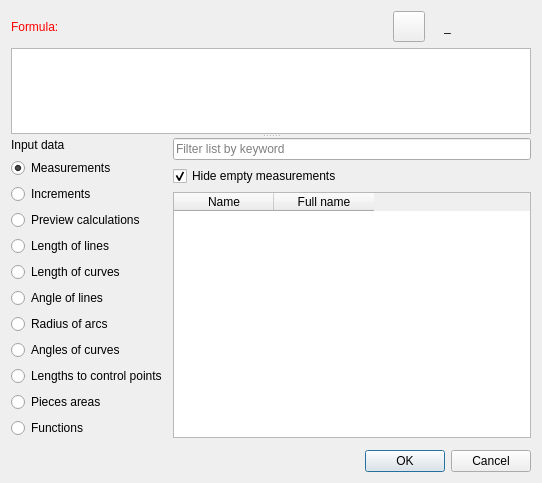
<?xml version="1.0" encoding="UTF-8"?>
<ui version="4.0">
 <class>DialogEditWrongFormula</class>
 <widget class="QDialog" name="DialogEditWrongFormula">
  <property name="windowModality">
   <enum>Qt::WindowModal</enum>
  </property>
  <property name="geometry">
   <rect>
    <x>0</x>
    <y>0</y>
    <width>542</width>
    <height>483</height>
   </rect>
  </property>
  <property name="windowTitle">
   <string>Edit formula</string>
  </property>
  <property name="windowIcon">
   <iconset resource="../../../vmisc/share/resources/icon.qrc">
    <normaloff>:/icon/64x64/icon64x64.png</normaloff>:/icon/64x64/icon64x64.png</iconset>
  </property>
  <property name="modal">
   <bool>true</bool>
  </property>
  <layout class="QVBoxLayout" name="verticalLayout_5">
   <item>
    <layout class="QHBoxLayout" name="horizontalLayout_2">
     <item alignment="Qt::AlignLeft">
      <widget class="QLabel" name="labelEditFormula">
       <property name="sizePolicy">
        <sizepolicy hsizetype="Fixed" vsizetype="Preferred">
         <horstretch>0</horstretch>
         <verstretch>0</verstretch>
        </sizepolicy>
       </property>
       <property name="palette">
        <palette>
         <active>
          <colorrole role="WindowText">
           <brush brushstyle="SolidPattern">
            <color alpha="255">
             <red>255</red>
             <green>0</green>
             <blue>0</blue>
            </color>
           </brush>
          </colorrole>
         </active>
         <inactive>
          <colorrole role="WindowText">
           <brush brushstyle="SolidPattern">
            <color alpha="255">
             <red>255</red>
             <green>0</green>
             <blue>0</blue>
            </color>
           </brush>
          </colorrole>
         </inactive>
         <disabled>
          <colorrole role="WindowText">
           <brush brushstyle="SolidPattern">
            <color alpha="255">
             <red>159</red>
             <green>158</green>
             <blue>158</blue>
            </color>
           </brush>
          </colorrole>
         </disabled>
        </palette>
       </property>
       <property name="text">
        <string>Formula:</string>
       </property>
      </widget>
     </item>
     <item>
      <spacer name="horizontalSpacer">
       <property name="orientation">
        <enum>Qt::Horizontal</enum>
       </property>
       <property name="sizeHint" stdset="0">
        <size>
         <width>40</width>
         <height>20</height>
        </size>
       </property>
      </spacer>
     </item>
     <item alignment="Qt::AlignRight">
      <widget class="QToolButton" name="toolButtonPutHere">
       <property name="toolTip">
        <string>Insert variable into formula</string>
       </property>
       <property name="text">
        <string notr="true"></string>
       </property>
       <property name="icon">
        <iconset resource="../../../vmisc/share/resources/icon.qrc">
         <normaloff>:/icon/24x24/putHere.png</normaloff>:/icon/24x24/putHere.png</iconset>
       </property>
       <property name="iconSize">
        <size>
         <width>24</width>
         <height>24</height>
        </size>
       </property>
      </widget>
     </item>
     <item alignment="Qt::AlignRight">
      <widget class="QLabel" name="label">
       <property name="text">
        <string/>
       </property>
       <property name="pixmap">
        <pixmap resource="../../../vmisc/share/resources/icon.qrc">:/icon/light/24x24/equal.png</pixmap>
       </property>
      </widget>
     </item>
     <item alignment="Qt::AlignRight">
      <widget class="QLabel" name="labelResultCalculation">
       <property name="sizePolicy">
        <sizepolicy hsizetype="Fixed" vsizetype="Preferred">
         <horstretch>0</horstretch>
         <verstretch>0</verstretch>
        </sizepolicy>
       </property>
       <property name="minimumSize">
        <size>
         <width>87</width>
         <height>0</height>
        </size>
       </property>
       <property name="toolTip">
        <string>Value</string>
       </property>
       <property name="whatsThis">
        <string notr="true"/>
       </property>
       <property name="text">
        <string notr="true">_</string>
       </property>
      </widget>
     </item>
    </layout>
   </item>
   <item>
    <widget class="QSplitter" name="splitter">
     <property name="orientation">
      <enum>Qt::Vertical</enum>
     </property>
     <widget class="VPlainTextEdit" name="plainTextEditFormula">
      <property name="sizePolicy">
       <sizepolicy hsizetype="Expanding" vsizetype="Preferred">
        <horstretch>0</horstretch>
        <verstretch>0</verstretch>
       </sizepolicy>
      </property>
      <property name="baseSize">
       <size>
        <width>0</width>
        <height>0</height>
       </size>
      </property>
      <property name="toolTip">
       <string>Calculation</string>
      </property>
      <property name="tabChangesFocus">
       <bool>true</bool>
      </property>
     </widget>
     <widget class="QWidget" name="layoutWidget">
      <layout class="QVBoxLayout" name="verticalLayout_4" stretch="3,1">
       <item>
        <layout class="QHBoxLayout" name="horizontalLayout_3">
         <item>
          <layout class="QVBoxLayout" name="verticalLayout_2">
           <item>
            <layout class="QVBoxLayout" name="verticalLayout_3">
             <item>
              <widget class="QLabel" name="label_8">
               <property name="sizePolicy">
                <sizepolicy hsizetype="Preferred" vsizetype="Preferred">
                 <horstretch>0</horstretch>
                 <verstretch>0</verstretch>
                </sizepolicy>
               </property>
               <property name="text">
                <string>Input data</string>
               </property>
              </widget>
             </item>
             <item>
              <widget class="QRadioButton" name="radioButtonStandardTable">
               <property name="sizePolicy">
                <sizepolicy hsizetype="Minimum" vsizetype="Expanding">
                 <horstretch>0</horstretch>
                 <verstretch>0</verstretch>
                </sizepolicy>
               </property>
               <property name="text">
                <string>Measurements</string>
               </property>
               <property name="checked">
                <bool>true</bool>
               </property>
              </widget>
             </item>
             <item>
              <widget class="QRadioButton" name="radioButtonIncrements">
               <property name="sizePolicy">
                <sizepolicy hsizetype="Minimum" vsizetype="Expanding">
                 <horstretch>0</horstretch>
                 <verstretch>0</verstretch>
                </sizepolicy>
               </property>
               <property name="text">
                <string>Increments</string>
               </property>
              </widget>
             </item>
             <item>
              <widget class="QRadioButton" name="radioButtonPC">
               <property name="text">
                <string>Preview calculations</string>
               </property>
              </widget>
             </item>
             <item>
              <widget class="QRadioButton" name="radioButtonLengthLine">
               <property name="enabled">
                <bool>true</bool>
               </property>
               <property name="sizePolicy">
                <sizepolicy hsizetype="Minimum" vsizetype="Expanding">
                 <horstretch>0</horstretch>
                 <verstretch>0</verstretch>
                </sizepolicy>
               </property>
               <property name="text">
                <string>Length of lines</string>
               </property>
              </widget>
             </item>
             <item>
              <widget class="QRadioButton" name="radioButtonLengthSpline">
               <property name="enabled">
                <bool>true</bool>
               </property>
               <property name="sizePolicy">
                <sizepolicy hsizetype="Minimum" vsizetype="Expanding">
                 <horstretch>0</horstretch>
                 <verstretch>0</verstretch>
                </sizepolicy>
               </property>
               <property name="text">
                <string>Length of curves</string>
               </property>
              </widget>
             </item>
             <item>
              <widget class="QRadioButton" name="radioButtonAngleLine">
               <property name="enabled">
                <bool>true</bool>
               </property>
               <property name="sizePolicy">
                <sizepolicy hsizetype="Minimum" vsizetype="Expanding">
                 <horstretch>0</horstretch>
                 <verstretch>0</verstretch>
                </sizepolicy>
               </property>
               <property name="text">
                <string>Angle of lines</string>
               </property>
              </widget>
             </item>
             <item>
              <widget class="QRadioButton" name="radioButtonRadiusesArcs">
               <property name="sizePolicy">
                <sizepolicy hsizetype="Minimum" vsizetype="Expanding">
                 <horstretch>0</horstretch>
                 <verstretch>0</verstretch>
                </sizepolicy>
               </property>
               <property name="text">
                <string>Radius of arcs</string>
               </property>
              </widget>
             </item>
             <item>
              <widget class="QRadioButton" name="radioButtonAnglesCurves">
               <property name="sizePolicy">
                <sizepolicy hsizetype="Minimum" vsizetype="Expanding">
                 <horstretch>0</horstretch>
                 <verstretch>0</verstretch>
                </sizepolicy>
               </property>
               <property name="text">
                <string>Angles of curves</string>
               </property>
              </widget>
             </item>
             <item>
              <widget class="QRadioButton" name="radioButtonCLength">
               <property name="text">
                <string>Lengths to control points</string>
               </property>
              </widget>
             </item>
             <item>
              <widget class="QRadioButton" name="radioButtonPieceArea">
               <property name="text">
                <string>Pieces areas</string>
               </property>
              </widget>
             </item>
             <item>
              <widget class="QRadioButton" name="radioButtonFunctions">
               <property name="sizePolicy">
                <sizepolicy hsizetype="Minimum" vsizetype="Expanding">
                 <horstretch>0</horstretch>
                 <verstretch>0</verstretch>
                </sizepolicy>
               </property>
               <property name="text">
                <string>Functions</string>
               </property>
              </widget>
             </item>
            </layout>
           </item>
          </layout>
         </item>
         <item>
          <layout class="QVBoxLayout" name="verticalLayout">
           <item>
            <widget class="QLineEdit" name="filterFormulaInputs">
             <property name="placeholderText">
              <string>Filter list by keyword</string>
             </property>
            </widget>
           </item>
           <item>
            <widget class="QCheckBox" name="checkBoxHideEmpty">
             <property name="text">
              <string>Hide empty measurements</string>
             </property>
             <property name="checked">
              <bool>true</bool>
             </property>
            </widget>
           </item>
           <item>
            <widget class="QTableWidget" name="tableWidget">
             <property name="minimumSize">
              <size>
               <width>0</width>
               <height>0</height>
              </size>
             </property>
             <property name="cursor" stdset="0">
              <cursorShape>PointingHandCursor</cursorShape>
             </property>
             <column>
              <property name="text">
               <string>Name</string>
              </property>
             </column>
             <column>
              <property name="text">
               <string>Full name</string>
              </property>
             </column>
            </widget>
           </item>
          </layout>
         </item>
        </layout>
       </item>
       <item>
        <widget class="VElidedLabel" name="labelDescription">
         <property name="sizePolicy">
          <sizepolicy hsizetype="Expanding" vsizetype="Expanding">
           <horstretch>0</horstretch>
           <verstretch>0</verstretch>
          </sizepolicy>
         </property>
         <property name="frameShape">
          <enum>QFrame::NoFrame</enum>
         </property>
         <property name="frameShadow">
          <enum>QFrame::Raised</enum>
         </property>
        </widget>
       </item>
      </layout>
     </widget>
    </widget>
   </item>
   <item>
    <widget class="QDialogButtonBox" name="buttonBox">
     <property name="orientation">
      <enum>Qt::Horizontal</enum>
     </property>
     <property name="standardButtons">
      <set>QDialogButtonBox::Cancel|QDialogButtonBox::Ok</set>
     </property>
    </widget>
   </item>
  </layout>
 </widget>
 <customwidgets>
  <customwidget>
   <class>VPlainTextEdit</class>
   <extends>QPlainTextEdit</extends>
   <header>../vwidgets/vplaintextedit.h</header>
  </customwidget>
  <customwidget>
   <class>VElidedLabel</class>
   <extends>QFrame</extends>
   <header>../vwidgets/velidedlabel.h</header>
   <container>1</container>
  </customwidget>
 </customwidgets>
 <tabstops>
  <tabstop>toolButtonPutHere</tabstop>
  <tabstop>radioButtonStandardTable</tabstop>
  <tabstop>radioButtonIncrements</tabstop>
  <tabstop>radioButtonLengthLine</tabstop>
  <tabstop>radioButtonLengthSpline</tabstop>
  <tabstop>radioButtonAngleLine</tabstop>
  <tabstop>checkBoxHideEmpty</tabstop>
  <tabstop>buttonBox</tabstop>
 </tabstops>
 <resources>
  <include location="../../../vmisc/share/resources/icon.qrc"/>
 </resources>
 <connections>
  <connection>
   <sender>buttonBox</sender>
   <signal>accepted()</signal>
   <receiver>DialogEditWrongFormula</receiver>
   <slot>accept()</slot>
   <hints>
    <hint type="sourcelabel">
     <x>248</x>
     <y>254</y>
    </hint>
    <hint type="destinationlabel">
     <x>157</x>
     <y>274</y>
    </hint>
   </hints>
  </connection>
  <connection>
   <sender>buttonBox</sender>
   <signal>rejected()</signal>
   <receiver>DialogEditWrongFormula</receiver>
   <slot>reject()</slot>
   <hints>
    <hint type="sourcelabel">
     <x>316</x>
     <y>260</y>
    </hint>
    <hint type="destinationlabel">
     <x>286</x>
     <y>274</y>
    </hint>
   </hints>
  </connection>
 </connections>
</ui>
